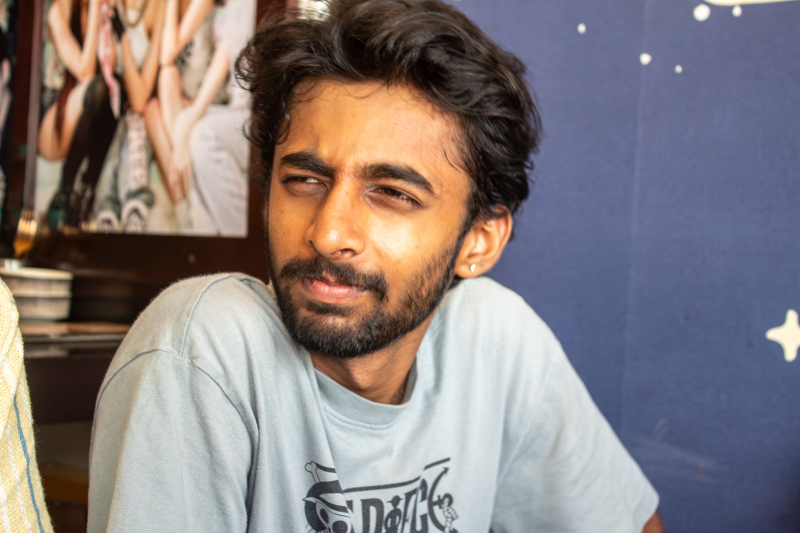
#> input picture assets/Anish.jpeg, 1600 x 1066 px, found by its file name (shown at 1/2 size)
$ python animate-halftone.py
#> lines starting #> are read from the running program, lines starting #| are printed output that depends on the picture
from PIL import (
    Image,
    ImageDraw,
    ImageEnhance,
    ImageFilter,
    ImageOps
)

from rembg import remove, new_session


# ============================================================
# FILES
# ============================================================

INPUT = "assets/Anish.jpeg"
OUTPUT = "assets/profile-halftone.gif"


# ============================================================
# SETTINGS
# ============================================================

MAX_INPUT_SIZE = 1200
OUTPUT_WIDTH = 900

DOT_SPACING = 5

MIN_RADIUS = 0.25
MAX_RADIUS = 1.65

# GitHub green
GREEN = (57, 211, 83)

# GitHub dark background
BACKGROUND = (13, 17, 23)


# ============================================================
# ANIMATION
# ============================================================

REVEAL_FRAMES = 45

# Keep the final portrait visible
HOLD_FRAMES = 70

# Animation speed
FRAME_DURATION = 60


# ============================================================
# LOAD IMAGE
# ============================================================

print("Loading image...")

original = Image.open(
    INPUT
).convert("RGBA")

original.thumbnail(
    (MAX_INPUT_SIZE, MAX_INPUT_SIZE),
    Image.Resampling.LANCZOS
)
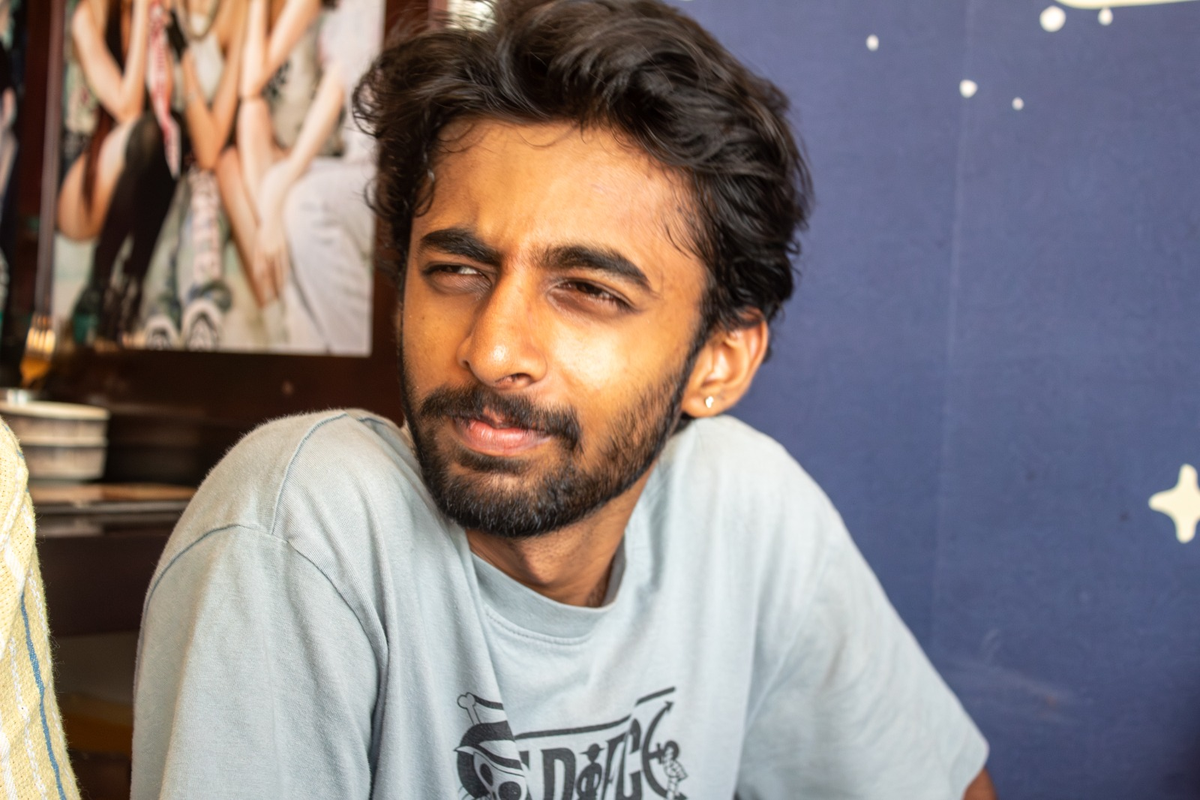
#> original: PIL image 1200x800 RGBA; mean R, G, B, A 134.8, 125.1, 125.7, 255


# ============================================================
# REMOVE BACKGROUND
# ============================================================

print("Removing background...")

#> (the run stopped early here; a loop or call above may not have finished)
